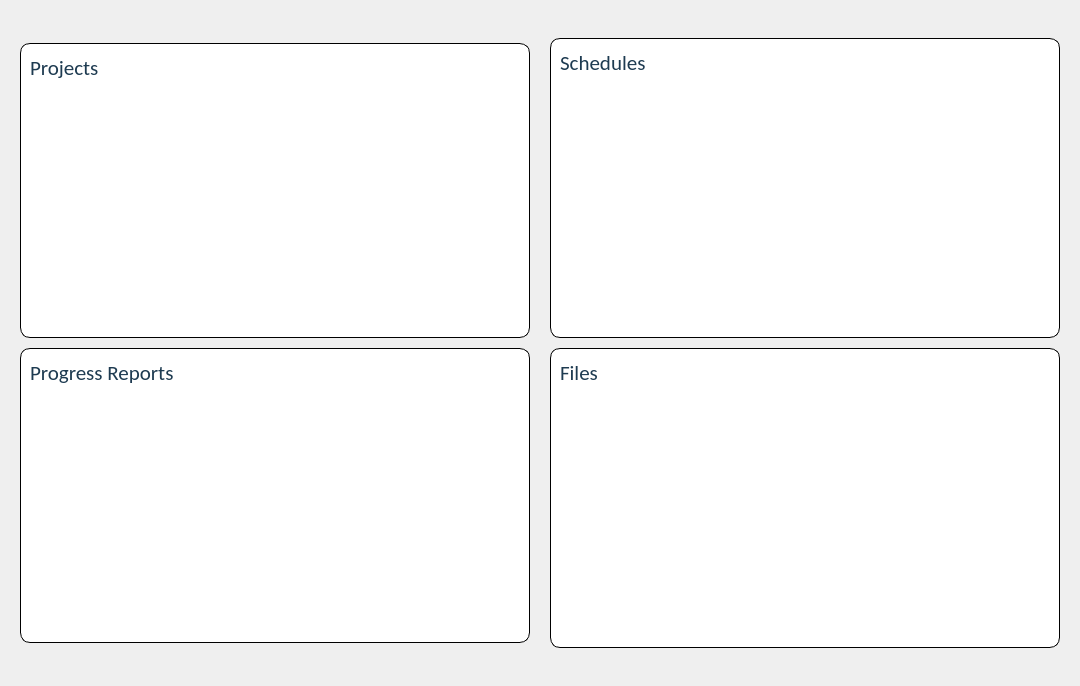
          <widget class="QWidget" name="dashboard_frame">
           <property name="minimumSize">
            <size>
             <width>1080</width>
             <height>686</height>
            </size>
           </property>
           <property name="maximumSize">
            <size>
             <width>2160</width>
             <height>1370</height>
            </size>
           </property>
           <layout class="QGridLayout" name="gridLayout_5">
            <property name="leftMargin">
             <number>0</number>
            </property>
            <property name="topMargin">
             <number>0</number>
            </property>
            <property name="rightMargin">
             <number>0</number>
            </property>
            <property name="bottomMargin">
             <number>0</number>
            </property>
            <property name="spacing">
             <number>0</number>
            </property>
            <item row="0" column="0">
             <layout class="QHBoxLayout" name="horizontalLayout_10">
              <property name="spacing">
               <number>20</number>
              </property>
              <property name="leftMargin">
               <number>20</number>
              </property>
              <property name="topMargin">
               <number>5</number>
              </property>
              <property name="rightMargin">
               <number>20</number>
              </property>
              <property name="bottomMargin">
               <number>5</number>
              </property>
              <item>
               <layout class="QVBoxLayout" name="verticalLayout_13">
                <property name="spacing">
                 <number>10</number>
                </property>
                <property name="topMargin">
                 <number>5</number>
                </property>
                <property name="bottomMargin">
                 <number>5</number>
                </property>
                <item>
                 <widget class="QFrame" name="frame_37">
                  <property name="minimumSize">
                   <size>
                    <width>320</width>
                    <height>150</height>
                   </size>
                  </property>
                  <property name="maximumSize">
                   <size>
                    <width>700</width>
                    <height>300</height>
                   </size>
                  </property>
                  <property name="cursor">
                   <cursorShape>PointingHandCursor</cursorShape>
                  </property>
                  <property name="styleSheet">
                   <string notr="true">QFrame{
background-color: rgb(255, 255, 255);
border-radius:10px;
border:1px solid;
}
QFrame:hover{     
	border:2px solid rgb(230, 136, 136);
 }</string>
                  </property>
                  <property name="frameShape">
                   <enum>QFrame::StyledPanel</enum>
                  </property>
                  <property name="frameShadow">
                   <enum>QFrame::Raised</enum>
                  </property>
                  <widget class="QLabel" name="label_11">
                   <property name="enabled">
                    <bool>true</bool>
                   </property>
                   <property name="geometry">
                    <rect>
                     <x>10</x>
                     <y>10</y>
                     <width>170</width>
                     <height>30</height>
                    </rect>
                   </property>
                   <property name="minimumSize">
                    <size>
                     <width>0</width>
                     <height>0</height>
                    </size>
                   </property>
                   <property name="maximumSize">
                    <size>
                     <width>700</width>
                     <height>300</height>
                    </size>
                   </property>
                   <property name="font">
                    <font>
                     <family>Calibri</family>
                     <pointsize>16</pointsize>
                    </font>
                   </property>
                   <property name="styleSheet">
                    <string notr="true">border:none;
border-radius:0px;
color: rgb(30, 59, 81);</string>
                   </property>
                   <property name="text">
                    <string>Projects</string>
                   </property>
                  </widget>
                 </widget>
                </item>
                <item>
                 <widget class="QFrame" name="frame_38">
                  <property name="minimumSize">
                   <size>
                    <width>300</width>
                    <height>150</height>
                   </size>
                  </property>
                  <property name="maximumSize">
                   <size>
                    <width>700</width>
                    <height>300</height>
                   </size>
                  </property>
                  <property name="cursor">
                   <cursorShape>PointingHandCursor</cursorShape>
                  </property>
                  <property name="styleSheet">
                   <string notr="true">QFrame{
background-color: rgb(255, 255, 255);
border-radius:10px;
border:1px solid;
}
QFrame:hover{     
	border:2px solid rgb(230, 136, 136);
 }</string>
                  </property>
                  <property name="frameShape">
                   <enum>QFrame::StyledPanel</enum>
                  </property>
                  <property name="frameShadow">
                   <enum>QFrame::Raised</enum>
                  </property>
                  <widget class="QLabel" name="label_12">
                   <property name="geometry">
                    <rect>
                     <x>10</x>
                     <y>10</y>
                     <width>170</width>
                     <height>30</height>
                    </rect>
                   </property>
                   <property name="font">
                    <font>
                     <family>Calibri</family>
                     <pointsize>16</pointsize>
                    </font>
                   </property>
                   <property name="styleSheet">
                    <string notr="true">border:none;
border-radius:0px;
color: rgb(30, 59, 81);</string>
                   </property>
                   <property name="text">
                    <string>Progress Reports</string>
                   </property>
                  </widget>
                 </widget>
                </item>
               </layout>
              </item>
              <item>
               <layout class="QVBoxLayout" name="verticalLayout_14">
                <property name="spacing">
                 <number>10</number>
                </property>
                <item>
                 <widget class="QFrame" name="frame_39">
                  <property name="minimumSize">
                   <size>
                    <width>300</width>
                    <height>150</height>
                   </size>
                  </property>
                  <property name="maximumSize">
                   <size>
                    <width>700</width>
                    <height>300</height>
                   </size>
                  </property>
                  <property name="cursor">
                   <cursorShape>PointingHandCursor</cursorShape>
                  </property>
                  <property name="styleSheet">
                   <string notr="true">QFrame{
background-color: rgb(255, 255, 255);
border-radius:10px;
border:1px solid;
}
QFrame:hover{     
	border:2px solid rgb(230, 136, 136);
 }</string>
                  </property>
                  <property name="frameShape">
                   <enum>QFrame::StyledPanel</enum>
                  </property>
                  <property name="frameShadow">
                   <enum>QFrame::Raised</enum>
                  </property>
                  <widget class="QLabel" name="label_13">
                   <property name="geometry">
                    <rect>
                     <x>10</x>
                     <y>10</y>
                     <width>170</width>
                     <height>30</height>
                    </rect>
                   </property>
                   <property name="font">
                    <font>
                     <family>Calibri</family>
                     <pointsize>16</pointsize>
                    </font>
                   </property>
                   <property name="styleSheet">
                    <string notr="true">border:none;
border-radius:0px;
color: rgb(30, 59, 81);</string>
                   </property>
                   <property name="text">
                    <string>Schedules</string>
                   </property>
                  </widget>
                 </widget>
                </item>
                <item>
                 <widget class="QFrame" name="frame_40">
                  <property name="minimumSize">
                   <size>
                    <width>300</width>
                    <height>150</height>
                   </size>
                  </property>
                  <property name="maximumSize">
                   <size>
                    <width>700</width>
                    <height>300</height>
                   </size>
                  </property>
                  <property name="cursor">
                   <cursorShape>PointingHandCursor</cursorShape>
                  </property>
                  <property name="styleSheet">
                   <string notr="true">QFrame{
background-color: rgb(255, 255, 255);
border-radius:10px;
border:1px solid;
}
QFrame:hover{     
	border:2px solid rgb(230, 136, 136);
 }</string>
                  </property>
                  <property name="frameShape">
                   <enum>QFrame::StyledPanel</enum>
                  </property>
                  <property name="frameShadow">
                   <enum>QFrame::Raised</enum>
                  </property>
                  <widget class="QLabel" name="label_14">
                   <property name="geometry">
                    <rect>
                     <x>10</x>
                     <y>10</y>
                     <width>170</width>
                     <height>30</height>
                    </rect>
                   </property>
                   <property name="font">
                    <font>
                     <family>Calibri</family>
                     <pointsize>16</pointsize>
                    </font>
                   </property>
                   <property name="styleSheet">
                    <string notr="true">border:none;
border-radius:0px;
color: rgb(30, 59, 81);</string>
                   </property>
                   <property name="text">
                    <string>Files</string>
                   </property>
                  </widget>
                 </widget>
                </item>
               </layout>
              </item>
             </layout>
            </item>
           </layout>
          </widget>
